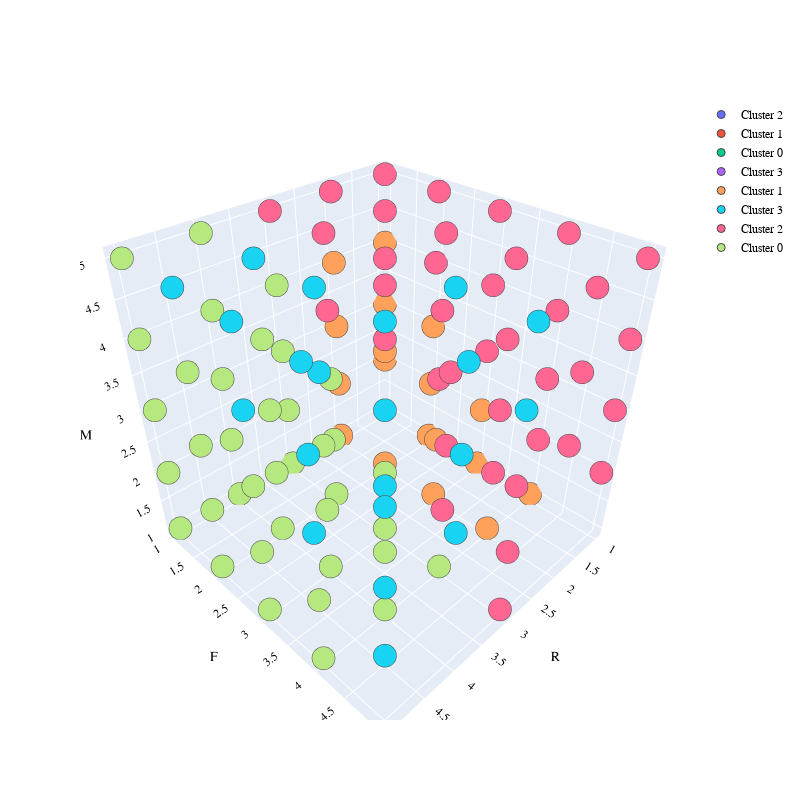

This figure's notebook cell:
### Code cell
for C in list(df2.h_cluster.unique()):
    
    PLOT.add_trace(go.Scatter3d(x = df2[df2.h_cluster == C]['R'],
                                y = df2[df2.h_cluster == C]['F'],
                                z = df2[df2.h_cluster == C]['M'],
                                mode = 'markers', marker_size = 8, marker_line_width = 1,
                                name = 'Cluster ' + str(C)))


PLOT.update_layout(width = 800, height = 800, autosize = True, showlegend = True,
                   scene = dict(xaxis=dict(title = 'R', titlefont_color = 'black'),
                                yaxis=dict(title = 'F', titlefont_color = 'black'),
                                zaxis=dict(title = 'M', titlefont_color = 'black')),
                   font = dict(family = "Gilroy", color  = 'black', size = 12))

### Figure 1 — Plotly figure (JSON) as saved in the notebook; plotly's stock layout.template omitted (floating-point values rounded to 4 significant figures; data arrays with more than 128 entries replaced by an {"elided": "..."} marker saying what was removed)
{"data": [{"marker": {"line": {"width": 1}, "size": 8}, "mode": "markers", "name": "Cluster 2", "type": "scatter3d", "x": {"elided": "1153 int values"}, "y": {"elided": "1153 int values"}, "z": {"elided": "1153 int values"}}, {"marker": {"line": {"width": 1}, "size": 8}, "mode": "markers", "name": "Cluster 1", "type": "scatter3d", "x": {"elided": "1292 int values"}, "y": {"elided": "1292 int values"}, "z": {"elided": "1292 int values"}}, {"marker": {"line": {"width": 1}, "size": 8}, "mode": "markers", "name": "Cluster 0", "type": "scatter3d", "x": {"elided": "915 int values"}, "y": {"elided": "915 int values"}, "z": {"elided": "915 int values"}}, {"marker": {"line": {"width": 1}, "size": 8}, "mode": "markers", "name": "Cluster 3", "type": "scatter3d", "x": {"elided": "975 int values"}, "y": {"elided": "975 int values"}, "z": {"elided": "975 int values"}}, {"marker": {"line": {"width": 1}, "size": 8}, "mode": "markers", "name": "Cluster 1", "type": "scatter3d", "x": {"elided": "1153 int values"}, "y": {"elided": "1153 int values"}, "z": {"elided": "1153 int values"}}, {"marker": {"line": {"width": 1}, "size": 8}, "mode": "markers", "name": "Cluster 3", "type": "scatter3d", "x": {"elided": "1292 int values"}, "y": {"elided": "1292 int values"}, "z": {"elided": "1292 int values"}}, {"marker": {"line": {"width": 1}, "size": 8}, "mode": "markers", "name": "Cluster 2", "type": "scatter3d", "x": {"elided": "915 int values"}, "y": {"elided": "915 int values"}, "z": {"elided": "915 int values"}}, {"marker": {"line": {"width": 1}, "size": 8}, "mode": "markers", "name": "Cluster 0", "type": "scatter3d", "x": {"elided": "975 int values"}, "y": {"elided": "975 int values"}, "z": {"elided": "975 int values"}}], "layout": {"autosize": true, "font": {"color": "black", "family": "Gilroy", "size": 12}, "height": 800, "scene": {"xaxis": {"title": {"text": "R"}}, "yaxis": {"title": {"text": "F"}}, "zaxis": {"title": {"text": "M"}}}, "showlegend": true, "width": 800}}
